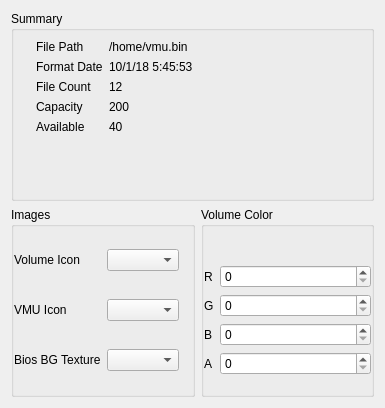
<?xml version="1.0" encoding="UTF-8"?>
<ui version="4.0">
 <class>VmuDevicePropertiesDialog</class>
 <widget class="QDialog" name="VmuDevicePropertiesDialog">
  <property name="geometry">
   <rect>
    <x>0</x>
    <y>0</y>
    <width>385</width>
    <height>408</height>
   </rect>
  </property>
  <property name="windowTitle">
   <string>Device Properties</string>
  </property>
  <property name="windowIcon">
   <iconset resource="../resource/evmu.qrc">
    <normaloff>:/volume_icons/0.png</normaloff>:/volume_icons/0.png</iconset>
  </property>
  <layout class="QVBoxLayout" name="verticalLayout">
   <item>
    <widget class="QGroupBox" name="summaryGroupbox">
     <property name="title">
      <string>Summary</string>
     </property>
     <layout class="QHBoxLayout" name="horizontalLayout">
      <item>
       <widget class="QLabel" name="previewLabel">
        <property name="text">
         <string/>
        </property>
        <property name="pixmap">
         <pixmap resource="../resource/evmu.qrc">:/dialog/images/vmu_dc_bios_texture.png</pixmap>
        </property>
        <property name="alignment">
         <set>Qt::AlignLeading|Qt::AlignLeft|Qt::AlignTop</set>
        </property>
       </widget>
      </item>
      <item>
       <layout class="QFormLayout" name="summaryFormLayout">
        <item row="0" column="0">
         <widget class="QLabel" name="filePathLabel">
          <property name="text">
           <string>File Path</string>
          </property>
         </widget>
        </item>
        <item row="0" column="1">
         <widget class="QLabel" name="filePathValue">
          <property name="text">
           <string>/home/vmu.bin</string>
          </property>
         </widget>
        </item>
        <item row="1" column="0">
         <widget class="QLabel" name="formatDateLabel">
          <property name="text">
           <string>Format Date</string>
          </property>
         </widget>
        </item>
        <item row="1" column="1">
         <widget class="QLabel" name="formatDateValue">
          <property name="text">
           <string>10/1/18 5:45:53</string>
          </property>
         </widget>
        </item>
        <item row="2" column="0">
         <widget class="QLabel" name="fileCountLabel">
          <property name="text">
           <string>File Count</string>
          </property>
         </widget>
        </item>
        <item row="3" column="0">
         <widget class="QLabel" name="capacityLabel">
          <property name="text">
           <string>Capacity</string>
          </property>
         </widget>
        </item>
        <item row="4" column="0">
         <widget class="QLabel" name="availableLabel">
          <property name="text">
           <string>Available</string>
          </property>
         </widget>
        </item>
        <item row="3" column="1">
         <widget class="QLabel" name="capacityValue">
          <property name="text">
           <string>200</string>
          </property>
         </widget>
        </item>
        <item row="4" column="1">
         <widget class="QLabel" name="availableValue">
          <property name="text">
           <string>40</string>
          </property>
         </widget>
        </item>
        <item row="2" column="1">
         <widget class="QLabel" name="fileCountValue">
          <property name="text">
           <string>12</string>
          </property>
         </widget>
        </item>
       </layout>
      </item>
      <item>
       <spacer name="summarySpacer">
        <property name="orientation">
         <enum>Qt::Horizontal</enum>
        </property>
        <property name="sizeHint" stdset="0">
         <size>
          <width>40</width>
          <height>20</height>
         </size>
        </property>
       </spacer>
      </item>
     </layout>
    </widget>
   </item>
   <item>
    <layout class="QHBoxLayout" name="horizontalLayout_3">
     <item>
      <widget class="QGroupBox" name="appearanceGroupBox">
       <property name="title">
        <string>Images</string>
       </property>
       <property name="checkable">
        <bool>false</bool>
       </property>
       <layout class="QHBoxLayout" name="horizontalLayout_2">
        <property name="leftMargin">
         <number>0</number>
        </property>
        <property name="topMargin">
         <number>0</number>
        </property>
        <property name="rightMargin">
         <number>0</number>
        </property>
        <property name="bottomMargin">
         <number>0</number>
        </property>
        <item>
         <layout class="QGridLayout" name="gridLayout">
          <property name="sizeConstraint">
           <enum>QLayout::SetMinimumSize</enum>
          </property>
          <property name="spacing">
           <number>-1</number>
          </property>
          <item row="1" column="0">
           <widget class="QLabel" name="vmuIconLabel">
            <property name="text">
             <string>VMU Icon</string>
            </property>
           </widget>
          </item>
          <item row="0" column="1">
           <widget class="QComboBox" name="volumeIconCombobox">
            <property name="currentText">
             <string/>
            </property>
           </widget>
          </item>
          <item row="0" column="2">
           <widget class="QLabel" name="volumeIcon">
            <property name="maximumSize">
             <size>
              <width>32</width>
              <height>32</height>
             </size>
            </property>
            <property name="lineWidth">
             <number>0</number>
            </property>
            <property name="text">
             <string/>
            </property>
            <property name="pixmap">
             <pixmap resource="../resource/evmu.qrc">:/volume_icons/2.png</pixmap>
            </property>
            <property name="indent">
             <number>0</number>
            </property>
           </widget>
          </item>
          <item row="2" column="2">
           <widget class="QLabel" name="biosBgTexIcon">
            <property name="maximumSize">
             <size>
              <width>32</width>
              <height>32</height>
             </size>
            </property>
            <property name="text">
             <string/>
            </property>
           </widget>
          </item>
          <item row="1" column="2">
           <widget class="QLabel" name="vmuIcon">
            <property name="maximumSize">
             <size>
              <width>32</width>
              <height>32</height>
             </size>
            </property>
            <property name="text">
             <string/>
            </property>
            <property name="pixmap">
             <pixmap resource="../resource/evmu.qrc">:/volume_icons/0.png</pixmap>
            </property>
            <property name="indent">
             <number>0</number>
            </property>
           </widget>
          </item>
          <item row="2" column="0">
           <widget class="QLabel" name="biosBgTexLabel">
            <property name="text">
             <string>Bios BG Texture</string>
            </property>
           </widget>
          </item>
          <item row="2" column="1">
           <widget class="QComboBox" name="biosBgTexCombobox"/>
          </item>
          <item row="1" column="1">
           <widget class="QComboBox" name="vmuIconCombobox"/>
          </item>
          <item row="0" column="0">
           <widget class="QLabel" name="volumeIconLabel">
            <property name="text">
             <string>Volume Icon</string>
            </property>
           </widget>
          </item>
         </layout>
        </item>
       </layout>
      </widget>
     </item>
     <item>
      <widget class="QGroupBox" name="groupBox">
       <property name="title">
        <string>Volume Color</string>
       </property>
       <layout class="QFormLayout" name="formLayout">
        <property name="leftMargin">
         <number>0</number>
        </property>
        <property name="topMargin">
         <number>0</number>
        </property>
        <property name="rightMargin">
         <number>0</number>
        </property>
        <property name="bottomMargin">
         <number>0</number>
        </property>
        <item row="1" column="0">
         <widget class="QLabel" name="rLabel">
          <property name="text">
           <string>R</string>
          </property>
         </widget>
        </item>
        <item row="1" column="1">
         <widget class="QSpinBox" name="rSpinbox">
          <property name="maximum">
           <number>255</number>
          </property>
         </widget>
        </item>
        <item row="2" column="0">
         <widget class="QLabel" name="gLabel">
          <property name="text">
           <string>G</string>
          </property>
         </widget>
        </item>
        <item row="2" column="1">
         <widget class="QSpinBox" name="gSpinbox">
          <property name="maximum">
           <number>255</number>
          </property>
         </widget>
        </item>
        <item row="3" column="0">
         <widget class="QLabel" name="bLabel">
          <property name="text">
           <string>B</string>
          </property>
         </widget>
        </item>
        <item row="3" column="1">
         <widget class="QSpinBox" name="bSpinbox">
          <property name="maximum">
           <number>255</number>
          </property>
         </widget>
        </item>
        <item row="4" column="0">
         <widget class="QLabel" name="aLabel">
          <property name="text">
           <string>A</string>
          </property>
         </widget>
        </item>
        <item row="4" column="1">
         <widget class="QSpinBox" name="aSpinbox">
          <property name="maximum">
           <number>255</number>
          </property>
         </widget>
        </item>
        <item row="0" column="1">
         <widget class="QLabel" name="label">
          <property name="minimumSize">
           <size>
            <width>32</width>
            <height>32</height>
           </size>
          </property>
          <property name="maximumSize">
           <size>
            <width>32</width>
            <height>32</height>
           </size>
          </property>
          <property name="text">
           <string/>
          </property>
          <property name="pixmap">
           <pixmap resource="../resource/evmu.qrc">:/dialog/images/color_swatch_icon.png</pixmap>
          </property>
         </widget>
        </item>
       </layout>
      </widget>
     </item>
    </layout>
   </item>
  </layout>
 </widget>
 <resources>
  <include location="../resource/evmu.qrc"/>
  <include location="../resource/evmu.qrc"/>
 </resources>
 <connections/>
</ui>
